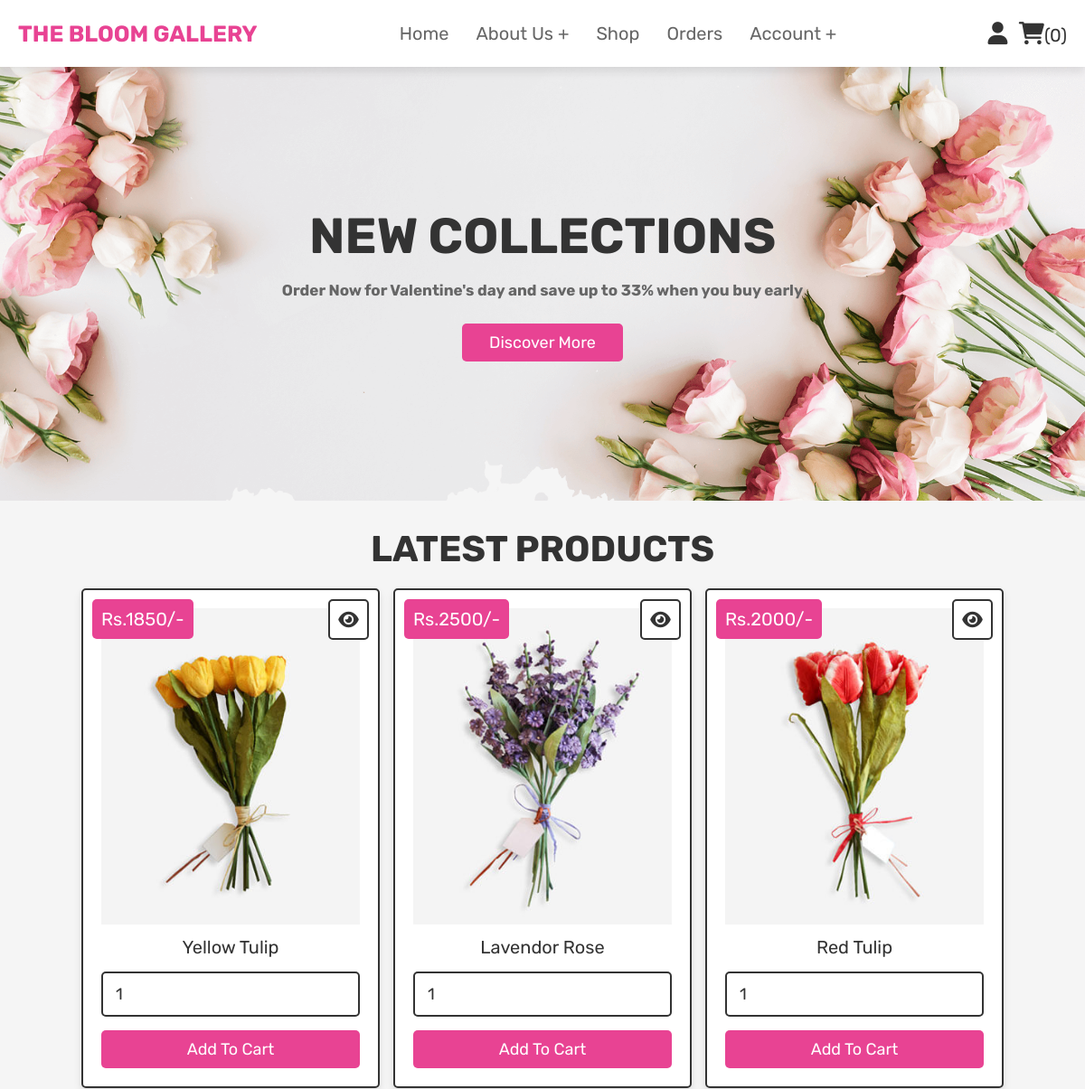
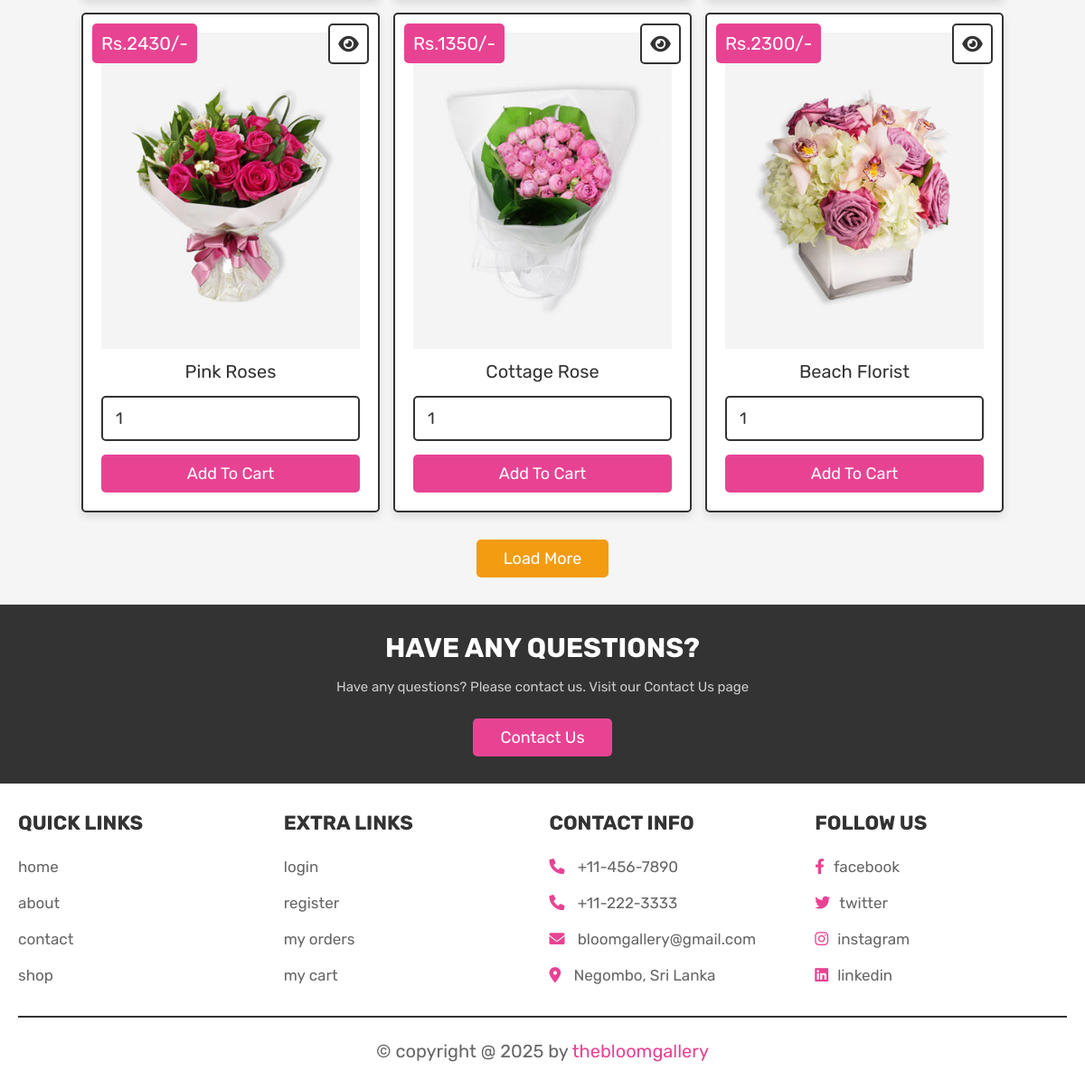
Screenshot of /home.php (signed in) with the database file from the repository (2 pictures, top to bottom).
### tables this page shows
CREATE TABLE `products` (
  `id` int(100) NOT NULL,
  `name` varchar(100) NOT NULL,
  `details` varchar(500) NOT NULL,
  `price` int(100) NOT NULL,
  `image` varchar(100) NOT NULL
);

### home.php (the view, shortened to what this page needs)
<?php
@include 'config.php';
?>
<!DOCTYPE html>
<html lang="en">
<head>
   <link rel="stylesheet" href="https://cdnjs.cloudflare.com/ajax/libs/font-awesome/6.0.0/css/all.min.css">
   <link rel="stylesheet" href="css/style.css">
</head>
<body>
<?php @include 'header.php'; ?>
<section class="home">
   <div class="content">
      <h3>new collections</h3>
      <p><b>Order Now for Valentine's day and save up to 33% when you buy early </b></p>
      <a href="about.php" class="btn">discover more</a>
   </div>
</section>
<section class="products">
   <h1 class="title">latest products</h1>
   <div class="box-container">
      <?php
         $select_products = mysqli_query($conn, "SELECT * FROM `products` LIMIT 6") or die('query failed');
         if(mysqli_num_rows($select_products) > 0){
            while($fetch_products = mysqli_fetch_assoc($select_products)){
      ?>
      <form action="" method="POST" class="box">
         <a href="view_page.php?pid=<?php echo $fetch_products['id']; ?>" class="fas fa-eye"></a>
         <div class="price">Rs.<?php echo $fetch_products['price']; ?>/-</div>
         <img src="uploaded_img/<?php echo $fetch_products['image']; ?>" alt="" class="image">
         <div class="name"><?php echo $fetch_products['name']; ?></div>
         <input type="number" name="product_quantity" value="1" min="0" class="qty">
         <input type="submit" value="add to cart" name="add_to_cart" class="btn">
      </form>
      <?php
         }
      }else{
         echo '<p class="empty">no products added yet!</p>';
      }
      ?>
   </div>
   <div class="more-btn">
      <a href="shop.php" class="option-btn">load more</a>
   </div>
</section>
<section class="home-contact">
   <div class="content">
      <h3>have any questions?</h3>
      <p>Have any questions? Please contact us. Visit our Contact Us page</p>
      <a href="contact.php" class="btn">contact us</a>
   </div>
</section>
<?php @include 'footer.php'; ?>
</body>
</html>

### css/style.css (style rules this page uses)
:root { --pink:#e84393; --red:#c0392b; --orange:#f39c12; --black:#333; --white:#fff; --light-color:#666; --light-white:#ccc; --light-bg:#f5f5f5; --border:.2rem solid var(--black); --box-shadow:0 .5rem 1rem rgba(0,0,0,.1); }
* { font-family: 'Rubik', sans-serif; margin:0; padding:0; box-sizing: border-box; outline: none; border:none; text-decoration: none; transition:all .2s linear; }
html { font-size: 62.5%; overflow-x: hidden; scroll-behavior: smooth; scroll-padding-top: 6.5rem; }
body { background: var(--light-bg); }
section { padding:3rem 2rem; }
.btn, .delete-btn, .option-btn { display: inline-block; border-radius: .5rem; margin-top: 1rem; font-size: 1.8rem; color:var(--white); cursor: pointer; padding:1rem 3rem; text-transform: capitalize; }
.btn { background-color: var(--pink); }
.option-btn { background-color: var(--orange); }
.more-btn { margin-top: 2rem; text-align: center; }
.title { text-align: center; margin-bottom: 2rem; color:var(--black); text-transform: uppercase; font-size: 4rem; }
.home { min-height: 60vh; background:url(../images/home-bg.png) no-repeat; background-size: cover; background-position: center; display: flex; align-items: center; justify-content: center; }
.home .content { text-align: center; }
.home .content h3 { text-transform: uppercase; color:var(--black); font-size: 5.5rem; }
.home .content p { max-width: 60rem; margin:1rem auto; line-height:2; font-size: 1.7rem; color:var(--light-color); }
.products .box-container { max-width: 1200px; margin:0 auto; display: grid; grid-template-columns: repeat(auto-fit, 33rem); gap:1.5rem; align-items: flex-start; justify-content: center; }
.products .box-container .box { background-color: var(--white); border:var(--border); box-shadow: var(--box-shadow); border-radius: .5rem; padding:2rem; text-align: center; position: relative; }
.products .box-container .box .image { height: 35rem; width: 100%; object-fit: cover; }
.products .box-container .box .fa-eye, .products .box-container .box .price { position: absolute; top:1rem; border-radius: .5rem; }
.products .box-container .box .price { font-size: 2rem; padding:1rem; background-color: var(--pink); color:var(--white); left:1rem; }
.products .box-container .box .fa-eye { right:1rem; height: 4.5rem; width: 4.5rem; line-height: 4.2rem; font-size: 2rem; background-color: var(--white); color:var(--black); border:var(--border); }
.products .box-container .box .name { margin:1rem; font-size: 2rem; color:var(--black); }
.products .box-container .box .qty { width: 100%; padding:1.2rem 1.4rem; font-size: 1.8rem; color:var(--black); border:var(--border); border-radius: .5rem; margin:.5rem 0; }
.products .box-container .box .btn, .products .box-container .box .option-btn { width: 100%; }
.home-contact { background-color: var(--black); text-align: center; }
.home-contact .content { max-width: 50rem; margin:0 auto; }
.home-contact .content h3 { text-transform: uppercase; color:var(--white); font-size: 3rem; }
.home-contact .content p { line-height: 2; font-size: 1.5rem; color:var(--light-white); padding:1rem 0; }

### rows the page displays
products: price "1850", image (picture), name "Yellow Tulip"
products: price "2500", image (picture), name "Lavendor Rose"
products: price "2000", image (picture), name "Red Tulip"
products: price "2430", image (picture), name "Pink Roses"
products: price "1350", image (picture), name "Cottage Rose"
products: price "2300", image (picture), name "Beach Florist"

### other values shown
$cart_num_rows "0"
